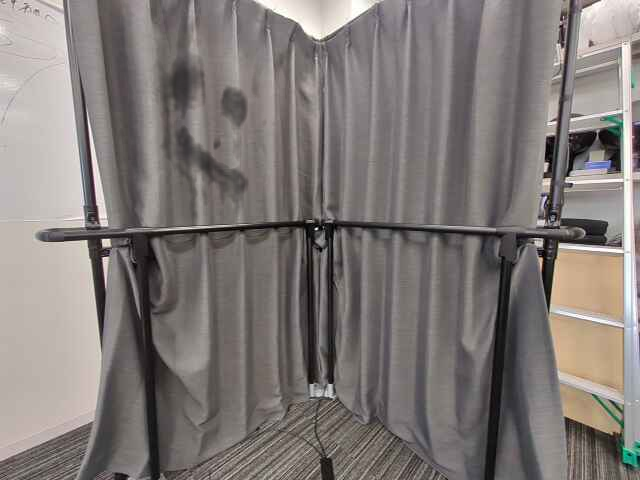
#> input picture tools/web-compositor/static-inputs/stain_A_idle_20261115_1250.png, 640 x 480 px
$ python build_right_burst.py real
#> lines starting #> are read from the running program, lines starting #| are printed output that depends on the picture; after the words box and inside, x2 and y2 are one past the last pixel; in counts of white or black regions, pixels touching at a corner belong together
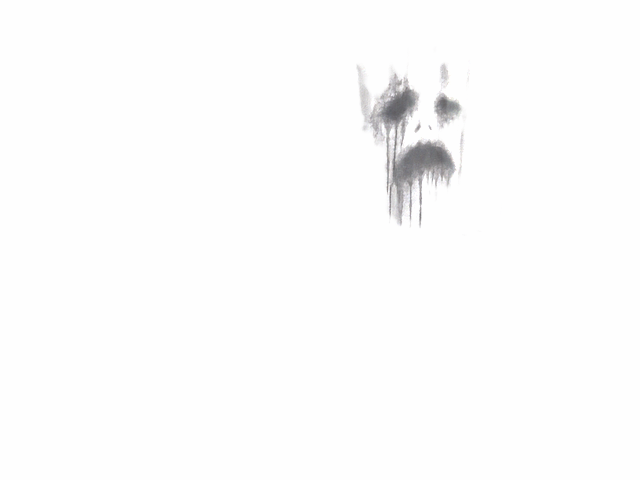
#> input picture tools/web-compositor/static-inputs/stain_A_right_ratio_20261115.png, 640 x 480 px
"""2 周目 A の右の幕の素材（LEDGER 0376）を、Codex の静止画 4 枚から組む。

    py -3.11 tools/gen-plate/stain3/build_right_burst.py real   # 本番 → tools/web-compositor/static-inputs/
    py -3.11 tools/gen-plate/stain3/build_right_burst.py twin   # ツイン → tools/twin/assets/

入力（SETS の work、無ければ Logs/gen-plate/stain2A_right_20261115/<名>/。作り方は README の「右の幕」と「作り直す」）:
  stain.png       右の幕に顔のシミを足した画（待機の 2 倍から）
  bulge.png       シミの所から顔が左へ伸び出した画（stain から）
  doll_laugh.png  右の幕の裏で人形が笑っている画（stain から）
  doll_watch.png  人形が身を引いて黙って見ている画（doll_laugh から）

出すもの:
  *_right_burst_*.mp4   640x480・24fps。シミ → 1 コマで伸び切った顔と笑う人形 → 1 コマでシミへ戻り人形が身を引く
  *_right_watch_*.png   動画の最後のコマと同じ画（隠れて見ている人形）
  *_right_mask_*.png    枠空間 640x360 の合成範囲（右の幕と人形の所だけ）
  *_both_ratio_*.png    左右のシミの比の画（線形の比を sRGB で符号化）
  *_both_mask_*.png     左右のシミの合成範囲（枠空間）
  *_right_ratio_*.png   右のシミだけの比の画（線形の比を sRGB で符号化）。*_right_ratio_mask_*.png がその合成範囲
  *_right_burst_*.json  尺と、人形の頭の位置（台本と検査が読む）
  <入力のフォルダ>/sheet_*.png  確かめる画

生成は部屋を少し描き直す。変えた所（元との差の塊）だけを残し、ほかは元の画素へ戻す（keep_base.py と同じ考え）。
"""
from __future__ import annotations

import argparse
import json
import math
import subprocess
import sys
from pathlib import Path

import numpy as np
from PIL import Image, ImageDraw, ImageFilter

ROOT = Path(__file__).resolve().parents[3]
WORK = ROOT / "Logs/gen-plate/stain2A_right_20261115"
FPS = 24
W, H = 640, 480
FW, FH = 640, 360

SETS = {
    # 本番は 2026-11-15 12:50 の無人写真（plate_A_20261115_125052.jpg）に合わせる。待機はその写真に左のしみの比の画を
    # 掛けた画、stain.png はさらに右のしみの比の画を掛けた画（どちらも生成ではない。README「作り直す」）
    "real": dict(
        work="Logs/gen-plate/stainA_refit_20261115",
        base="tools/web-compositor/static-inputs/stain_A_idle_20261115_1250.png",
        right_ratio_src="tools/web-compositor/static-inputs/stain_A_right_ratio_20261115.png",  # 9/24 の部屋で作った右のしみ
        left_ratio="tools/web-compositor/static-inputs/stain_A_ratio_20261113.png",
        left_mask="tools/web-compositor/static-inputs/stain_A_press_leftmask_20260925.png",
        out_dir="tools/web-compositor/static-inputs",
        bulge_box=(282, 40, 512, 240),
        rail=((280, 224), (515, 234)),   # 手すりの芯（元の画素）。伸び出しの手前に元の手すりを貼り直す
        names=dict(burst="stain_A_right_burst_20261115_1250r2.mp4", watch="stain_A_right_watch_20261115_1250r2.png",
                   mask="stain_A_right_mask_20261115_1250r2.png", ratio="stain_A_both_ratio_20261115_1250.png",
                   both_mask="stain_A_both_mask_20261115_1250.png", right_ratio="stain_A_right_ratio_20261115_1250.png",
                   right_ratio_mask="stain_A_right_ratio_mask_20261115_1250.png",
                   meta="stain_A_right_burst_20261115_1250r2.json"),
    ),
    "twin": dict(
        base="tools/twin/assets/twin_stainA_idle.png",
        left_ratio="tools/twin/assets/twin_stainA_ratio.png",
        left_mask="tools/twin/assets/twin_stainA_mask.png",
        out_dir="tools/twin/assets",
        bulge_box=(250, 40, 512, 268),   # ツインの顔は角の少し左まで出て、布は手すりの下まで引かれる
        rail=((240, 215), (515, 209)),
        names=dict(burst="twin_stainA_right_burst.mp4", watch="twin_stainA_right_watch.png",
                   mask="twin_stainA_right_mask.png", ratio="twin_stainA_both_ratio.png",
                   both_mask="twin_stainA_both_mask.png", right_ratio="twin_stainA_right_ratio.png",
                   right_ratio_mask="twin_stainA_right_ratio_mask.png", meta="twin_stainA_right_burst.json"),
    ),
}

# 生成が描き換えてよい範囲（元の画素 640x480・x0, y0, x1, y1）。左の幕とその染みは外す
BOX_STAIN = (350, 50, 515, 238)    # 右の幕の顔のシミ
BOX_DOLL = (478, 236, 660, 500)    # 右の幕の縁の裏の人形と、その影（右と下は枠の外まで。枠の縁で薄まらない）
BOX_DOLL_EDIT = (440, 0, 578, 480)  # 人形の画が描き換える所（人形と、引かれた幕の縁）。座標合わせの突き合わせに使わない（右の棚は使う）
# 尺（秒）。笑い声 1 回（sfx_doll_laugh_once）に合わせる
# 伸び出しは動かさない（2026-11-15 ユーザー「最初フレームと最後フレームだけ」）。
# シミだけの画 → 伸び切った画 → シミだけの画を、どれも 1 コマで切り替える
T_BULGE = (2 / FPS, 1.75)  # 伸び切った画を出している間。前は 2 コマ（0.083 秒）のシミだけの画
T_SWAP = 1.90  # 人形が笑う → 身を引いて見る（1 コマで切り替える。重ねると 2 体に見える）
T_END = 2.25


def lin(a):
    a = a / 255.0
    return np.where(a <= 0.04045, a / 12.92, ((a + 0.055) / 1.055) ** 2.4)
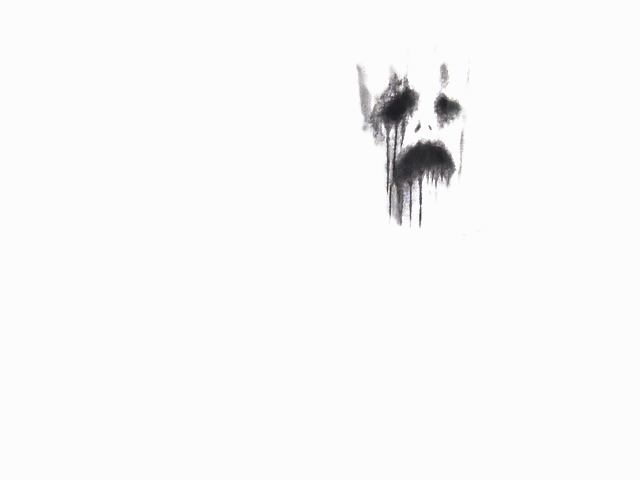
#> returned value: shape (480, 640, 3) float32; mean of channels 0, 1, 2 0.977, 0.977, 0.977; drawn as R, G, B
#> in lin (call 2), `return np.where(a <= 0.04045, a / 12.92, ((a + 0.055) / 1.055) ** 2.4)`:
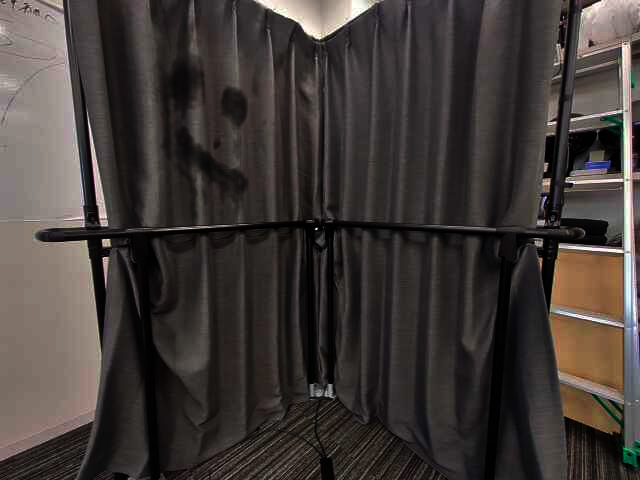
#> returned value: shape (480, 640, 3) float32; mean of channels 0, 1, 2 0.256, 0.23, 0.218; drawn as R, G, B


def srgb(a):
    a = np.clip(a, 0, 1)
    return np.where(a <= 0.0031308, a * 12.92, 1.055 * a ** (1 / 2.4) - 0.055) * 255.0


def load(p: Path) -> np.ndarray:
    return np.asarray(Image.open(p).convert("RGB"), dtype=np.float32)


# [77 lines left out: functions _match, _poly_terms, register, not called in this run]


def fit(gen: Path, ref: np.ndarray, skip=()) -> np.ndarray:
    """生成を 640x480 へ戻して ref の座標へ引き戻し（register）、変わっていない所で色を ref へ合わせる。"""
    a = np.asarray(Image.open(gen).convert("RGB").resize((W, H), Image.LANCZOS), dtype=np.float32)
    a, _ = register(a, ref, skip)
    d = np.abs(a - ref).mean(2)
    calm = d < np.percentile(d, 55)
    for c in range(3):
        k, o = np.polyfit(a[..., c][calm], ref[..., c][calm], 1)
        a[..., c] = np.clip(a[..., c] * k + o, 0, 255)
    return a


def blur(m: np.ndarray, r: float) -> np.ndarray:
    im = Image.fromarray(np.clip(m * 255, 0, 255).astype(np.uint8))
    return np.asarray(im.filter(ImageFilter.GaussianBlur(r)), dtype=np.float32) / 255.0


def grow(m: np.ndarray, r: int) -> np.ndarray:
#> called with r = 2
    im = Image.fromarray((m > 0.5).astype(np.uint8) * 255)
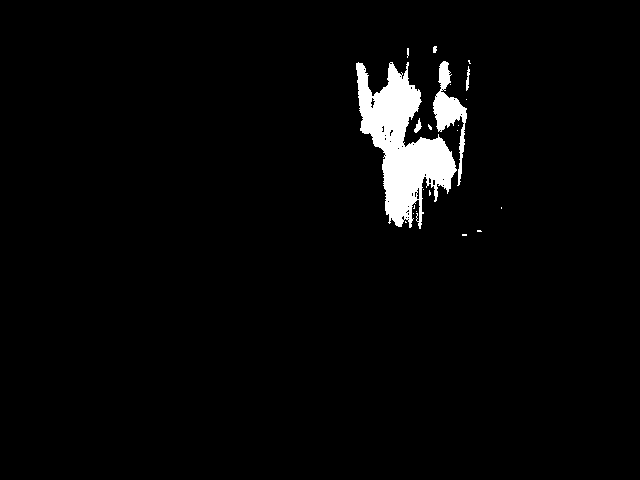
#> im: PIL image 640x480 L; 3% white; 21 white regions (16 under 20 px), largest, box (x1, y1, x2, y2) and area: (356, 62, 457, 229) 7684, (433, 61, 467, 186) 1326, (414, 118, 422, 133) 56, (466, 66, 470, 91) 55, (433, 46, 437, 53) 24
    return np.asarray(im.filter(ImageFilter.MaxFilter(r * 2 + 1)), dtype=np.float32) / 255.0
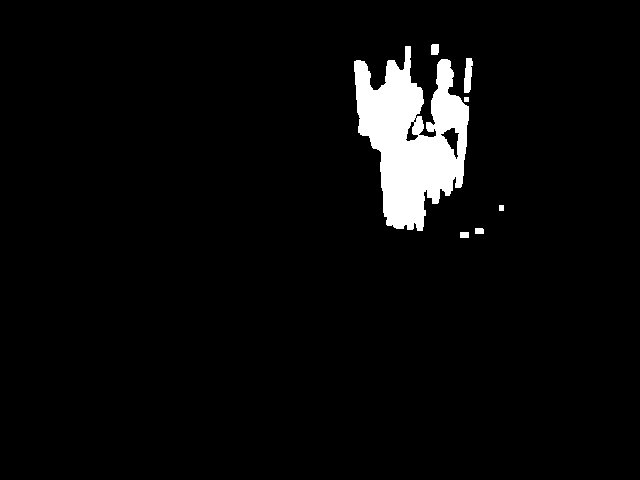
#> returned value: shape (480, 640) float32; values 0 (black) and 1 (white), 4.1% white; 7 white regions, largest, box (x1, y1, x2, y2) and area: (354, 46, 469, 231) 12210, (464, 58, 473, 93) 234, (431, 44, 439, 55) 85


def shrink(m: np.ndarray, r: int) -> np.ndarray:
    im = Image.fromarray((m > 0.5).astype(np.uint8) * 255)
    return np.asarray(im.filter(ImageFilter.MinFilter(r * 2 + 1)), dtype=np.float32) / 255.0


# [74 lines left out: functions keep_largest, box_mask, soft_mask, to_frame, rail_mask, above_rail, not called in this run]


def build(name: str, laugh_sec: float | None) -> dict:
    cfg = SETS[name]
    wd = ROOT / cfg["work"] if cfg.get("work") else WORK / name
    base = load(ROOT / cfg["base"])
    right_src = cfg.get("right_ratio_src")
    if right_src:
        # 右のしみを前の回の比の画のまま使う。差から取り直すと薄い垂れが閾値で落ちる
        rr = lin(load(ROOT / right_src))
        S = srgb(lin(base) * rr)
        ms = blur(grow((rr.mean(2) < 0.985).astype(np.float32), 2), 1.5)   # 比の画の 1 は 254 で書かれている
    else:
        rr = None
        S = fit(wd / "stain.png", base)
        ms = soft_mask(S, base, BOX_STAIN, 0.025, 0.07)
    bb = cfg["bulge_box"]   # 手すりは描き換えないので、突き合わせには手すりの上端から下を使う
    print("bulge.png"); B = fit(wd / "bulge.png", S, [(bb[0], bb[1], bb[2], min(bb[3], int(min(cfg["rail"][0][1], cfg["rail"][1][1])) - 8))])
    print("doll_laugh.png"); D = fit(wd / "doll_laugh.png", S, [BOX_DOLL_EDIT])
    print("doll_watch.png"); Wt = fit(wd / "doll_watch.png", S, [BOX_DOLL_EDIT])
    S = base * (1 - ms[..., None]) + S * ms[..., None]
    # 伸び出しは手すりの上端で終える。手すりとそこから下は待機の画のまま（生成の手すりを 1 画素も残さない）
    mb = soft_mask(B, S, cfg["bulge_box"], 0.02, 0.07, close=6) * above_rail(cfg["rail"])
    md = soft_mask(D, S, BOX_DOLL, 0.03, 0.08, close=6)
    mw = np.maximum(soft_mask(Wt, S, BOX_DOLL, 0.03, 0.08, close=6), md)
    B = S * (1 - mb[..., None]) + B * mb[..., None]
    D = S * (1 - md[..., None]) + D * md[..., None]
    Wt = S * (1 - mw[..., None]) + Wt * mw[..., None]

    rm = rail_mask(cfg["rail"])[..., None]
    ys, xs = np.nonzero(mb > 0.35)
    tip, root = float(xs.min()), float(xs.max())
    dys, dxs = np.nonzero(md > 0.5)
    wys, wxs = np.nonzero(mw > 0.5)

    t_end = T_END if laugh_sec is None else max(T_END, laugh_sec)
    n = int(round(t_end * FPS))
    frames = []
    for i in range(n):
        t = i / FPS
        img = base * (1 - ms[..., None]) + S * ms[..., None]
        # 伸び出し: 伸び切った画をそのまま置く。途中の形・揺れ・薄めは作らない
        if T_BULGE[0] <= t < T_BULGE[1]:
            img = img * (1 - mb[..., None]) + B * mb[..., None]
        img = img * (1 - rm) + S * rm
        # 人形: 最初のコマから笑っている → 身を引いて見る
        if t < T_SWAP:
            doll, dm = D, md
            jy = int(round(1.0 * math.sin(t * 2 * math.pi * 4.2)))  # 笑いで肩が揺れる
            if jy:
                doll = np.roll(D, jy, axis=0)
                dm = np.roll(md, jy, axis=0)
            img = img * (1 - dm[..., None]) + doll * dm[..., None]
        else:
            mm = np.maximum(md, mw)[..., None]
            img = img * (1 - mm) + Wt * mm
        frames.append(np.clip(img, 0, 255).astype(np.uint8))
    # 最後のコマ = 見ている画
    final = base * (1 - ms[..., None]) + S * ms[..., None]
    mm = np.maximum(md, mw)[..., None]
    final = final * (1 - mm) + Wt * mm
    frames[-1] = np.clip(final, 0, 255).astype(np.uint8)
    for k in range(1, 4):
        frames.append(frames[-1])

    out = ROOT / cfg["out_dir"]
    names = cfg["names"]
    Image.fromarray(frames[-1]).save(out / names["watch"])
    tmp = wd / "frames"
    tmp.mkdir(exist_ok=True)
    for f in tmp.glob("*.png"):
        f.unlink()
    for i, f in enumerate(frames):
        Image.fromarray(f).save(tmp / f"f{i:04d}.png")
    subprocess.run(["ffmpeg", "-y", "-loglevel", "error", "-framerate", str(FPS), "-i", str(tmp / "f%04d.png"),
                    "-c:v", "libx264", "-pix_fmt", "yuv420p", "-crf", "16", "-g", str(FPS), "-movflags", "+faststart",
                    str(out / names["burst"])], check=True)

    # 合成範囲（動画と見ている画の共通）。変わりうる所の全部を少し広げる
    region = np.maximum.reduce([ms, mb, md, mw])
    region = blur(grow(region, 6), 4)
    Image.fromarray(np.clip(to_frame(region) * 255, 0, 255).astype(np.uint8)).convert("RGB").save(out / names["mask"])

    # 左右のシミの比の画（CG の人形がついてくる間）
    left = np.asarray(Image.open(ROOT / cfg["left_ratio"]).convert("RGB"), dtype=np.float32)
    left_lin = lin(left)
    right_lin = rr if rr is not None else np.clip(lin(S) / np.maximum(lin(base), 1e-3), 0, 1)
    msr = ms[..., None]
    both = left_lin * (1 - msr) + (left_lin * right_lin) * msr
    Image.fromarray(srgb(both).astype(np.uint8)).save(out / names["ratio"])
    lm = np.asarray(Image.open(ROOT / cfg["left_mask"]).convert("L"), dtype=np.float32) / 255.0
    bm = np.maximum(lm, to_frame(blur(grow(ms, 4), 3)))
    Image.fromarray(np.clip(bm * 255, 0, 255).astype(np.uint8)).convert("RGB").save(out / names["both_mask"])
    # 右のシミだけの比の画と合成範囲（0378: 左のシミと別に、右のシミが 1 秒で滲む・左を消した後も右だけ残る）
    Image.fromarray(srgb(np.ones_like(left_lin) * (1 - msr) + right_lin * msr).astype(np.uint8)).save(out / names["right_ratio"])
    rm_ = to_frame(blur(grow(ms, 4), 3))
    Image.fromarray(np.clip(rm_ * 255, 0, 255).astype(np.uint8)).convert("RGB").save(out / names["right_ratio_mask"])

    meta = {
        "durationSec": round(len(frames) / FPS, 3), "fps": FPS,
        "bulgeTipX": tip, "bulgeRootX": root,
        "dollLaughBox": [int(dxs.min()), int(dys.min()), int(dxs.max()), int(dys.max())],
        "dollWatchBox": [int(wxs.min()), int(wys.min()), int(wxs.max()), int(wys.max())],
        "meanLuma": {"watch": float(frames[-1].mean()), "base": float(base.mean())},
    }
    (out / names["meta"]).write_text(json.dumps(meta, ensure_ascii=False, indent=2), encoding="utf-8")

    # 確かめる画: 元・各段の結果・マスク
    pick = [0, int(0.15 * FPS), int(0.35 * FPS), int(0.6 * FPS), int(1.2 * FPS), int(2.05 * FPS), int(2.3 * FPS), len(frames) - 1]
    sheet = Image.new("RGB", (W * 4, H * 2 + 40 * 2), (20, 20, 20))
    dr = ImageDraw.Draw(sheet)
    for k, fi in enumerate(pick):
        x, y = (k % 4) * W, (k // 4) * (H + 40)
        sheet.paste(Image.fromarray(frames[fi]), (x, y + 40))
        dr.text((x + 8, y + 10), f"{name} t={fi / FPS:.2f}s frame {fi}", fill=(255, 255, 255))
    sheet.save(wd / "sheet_frames.png")
    ms_img = Image.fromarray(np.clip(np.stack([ms, mb, np.maximum(md, mw)], 2) * 255, 0, 255).astype(np.uint8))
    ms_img.save(wd / "sheet_masks.png")
    return meta


def main() -> int:
    sys.stdout.reconfigure(encoding="utf-8")
    ap = argparse.ArgumentParser()
    ap.add_argument("set", choices=sorted(SETS))
    ap.add_argument("--laugh-sec", type=float, default=None, help="笑い声 1 回の長さ。動画の尺をこれ以上にする")
    a = ap.parse_args()
    meta = build(a.set, a.laugh_sec)
    print(json.dumps(meta, ensure_ascii=False))
    return 0


if __name__ == "__main__":
#> (the run stopped early here; a loop or call above may not have finished)
